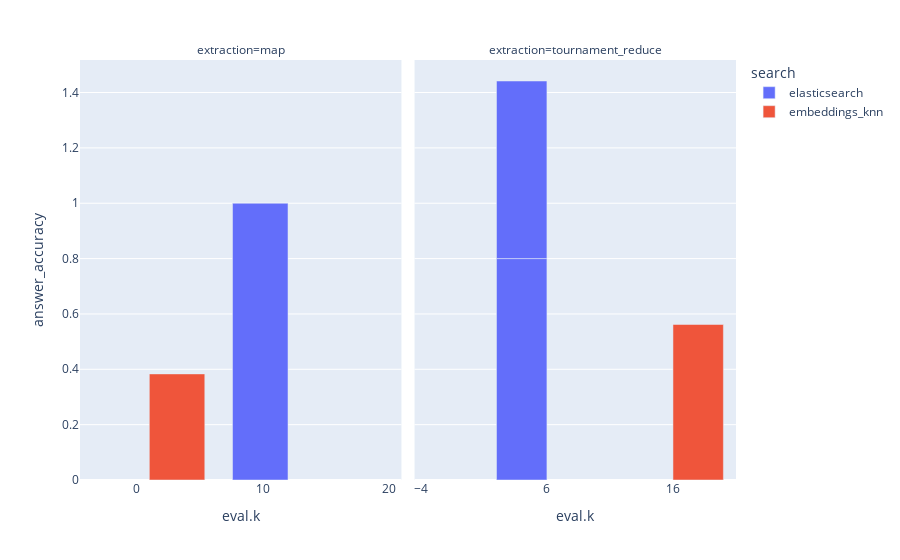

Notebook source saved alongside this figure:
### Code cell
px.bar(
    df.filter(pl.all_horizontal(pl.col(r"^eval\.*.$").is_not_null()))
    .groupby(pl.col(r"^eval\..*$"))
    .agg(pl.col("*").first())
    .sort(pl.col("answer_accuracy"), descending=True),

    x="eval.k",
    y="answer_accuracy",
    color="search",
    facet_col="extraction",
    barmode="group",
)

### Figure 1 — Plotly figure (JSON) as saved in the notebook; plotly's stock layout.template omitted (floating-point values rounded to 4 significant figures)
{"data": [{"alignmentgroup": "True", "hovertemplate": "search=elasticsearch<br>extraction=map<br>eval.k=%{x}<br>answer_accuracy=%{y}<extra></extra>", "legendgroup": "elasticsearch", "marker": {"color": "#636efa", "pattern": {"shape": ""}}, "name": "elasticsearch", "offsetgroup": "elasticsearch", "orientation": "v", "showlegend": true, "textposition": "auto", "type": "bar", "x": [12], "xaxis": "x", "y": [1], "yaxis": "y"}, {"alignmentgroup": "True", "hovertemplate": "search=elasticsearch<br>extraction=tournament_reduce<br>eval.k=%{x}<br>answer_accuracy=%{y}<extra></extra>", "legendgroup": "elasticsearch", "marker": {"color": "#636efa", "pattern": {"shape": ""}}, "name": "elasticsearch", "offsetgroup": "elasticsearch", "orientation": "v", "showlegend": false, "textposition": "auto", "type": "bar", "x": [6, 6], "xaxis": "x2", "y": [0.8, 0.6417], "yaxis": "y2"}, {"alignmentgroup": "True", "hovertemplate": "search=embeddings_knn<br>extraction=map<br>eval.k=%{x}<br>answer_accuracy=%{y}<extra></extra>", "legendgroup": "embeddings_knn", "marker": {"color": "#EF553B", "pattern": {"shape": ""}}, "name": "embeddings_knn", "offsetgroup": "embeddings_knn", "orientation": "v", "showlegend": true, "textposition": "auto", "type": "bar", "x": [1], "xaxis": "x", "y": [0.3833], "yaxis": "y"}, {"alignmentgroup": "True", "hovertemplate": "search=embeddings_knn<br>extraction=tournament_reduce<br>eval.k=%{x}<br>answer_accuracy=%{y}<extra></extra>", "legendgroup": "embeddings_knn", "marker": {"color": "#EF553B", "pattern": {"shape": ""}}, "name": "embeddings_knn", "offsetgroup": "embeddings_knn", "orientation": "v", "showlegend": false, "textposition": "auto", "type": "bar", "x": [16], "xaxis": "x2", "y": [0.5619], "yaxis": "y2"}], "layout": {"annotations": [{"font": {}, "showarrow": false, "text": "extraction=map", "x": 0.245, "xanchor": "center", "xref": "paper", "y": 1, "yanchor": "bottom", "yref": "paper"}, {"font": {}, "showarrow": false, "text": "extraction=tournament_reduce", "x": 0.755, "xanchor": "center", "xref": "paper", "y": 1, "yanchor": "bottom", "yref": "paper"}], "barmode": "group", "legend": {"title": {"text": "search"}, "tracegroupgap": 0}, "margin": {"t": 60}, "xaxis": {"anchor": "y", "domain": [0, 0.49], "title": {"text": "eval.k"}}, "xaxis2": {"anchor": "y2", "domain": [0.51, 1], "matches": "x", "title": {"text": "eval.k"}}, "yaxis": {"anchor": "x", "domain": [0, 1], "title": {"text": "answer_accuracy"}}, "yaxis2": {"anchor": "x2", "domain": [0, 1], "matches": "y", "showticklabels": false}}}
